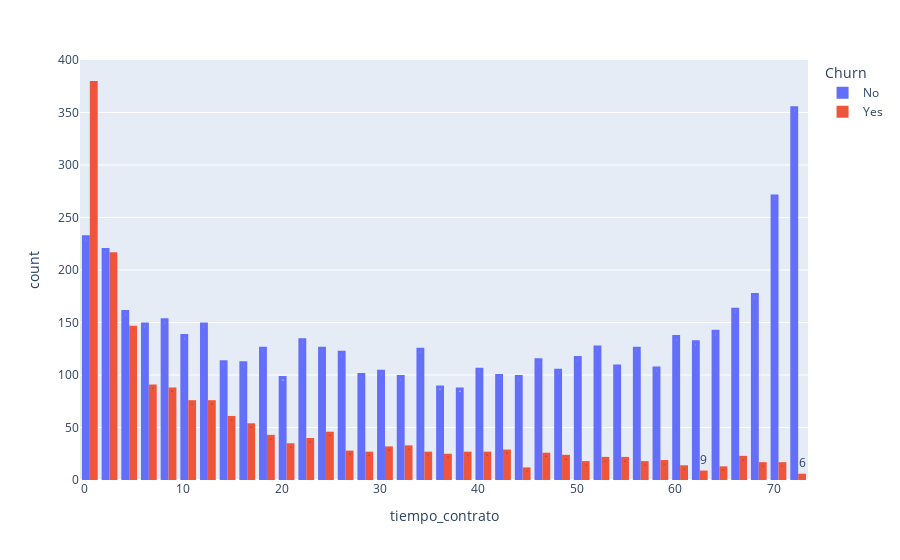

The notebook cell this image was saved under:
### Markdown cell above
## Conteo de evasión por variables numéricas

### Code cell
px.histogram(df, x = 'tiempo_contrato', text_auto = True, color = 'Churn', barmode = 'group')

### Figure 1 — Plotly figure (JSON) as saved in the notebook; plotly's stock layout.template omitted (floating-point values rounded to 4 significant figures; data arrays with more than 128 entries replaced by an {"elided": "..."} marker saying what was removed)
{"data": [{"alignmentgroup": "True", "bingroup": "x", "hovertemplate": "Churn=No<br>tiempo_contrato=%{x}<br>count=%{y}<extra></extra>", "legendgroup": "No", "marker": {"color": "#636efa", "pattern": {"shape": ""}}, "name": "No", "offsetgroup": "No", "orientation": "v", "showlegend": true, "texttemplate": "%{value}", "x": {"elided": "5163 int values"}, "xaxis": "x", "yaxis": "y", "type": "histogram"}, {"alignmentgroup": "True", "bingroup": "x", "hovertemplate": "Churn=Yes<br>tiempo_contrato=%{x}<br>count=%{y}<extra></extra>", "legendgroup": "Yes", "marker": {"color": "#EF553B", "pattern": {"shape": ""}}, "name": "Yes", "offsetgroup": "Yes", "orientation": "v", "showlegend": true, "texttemplate": "%{value}", "x": {"elided": "1869 int values"}, "xaxis": "x", "yaxis": "y", "type": "histogram"}], "layout": {"xaxis": {"anchor": "y", "domain": [0.0, 1.0], "title": {"text": "tiempo_contrato"}}, "yaxis": {"anchor": "x", "domain": [0.0, 1.0], "title": {"text": "count"}}, "legend": {"title": {"text": "Churn"}, "tracegroupgap": 0}, "margin": {"t": 60}, "barmode": "group"}}
